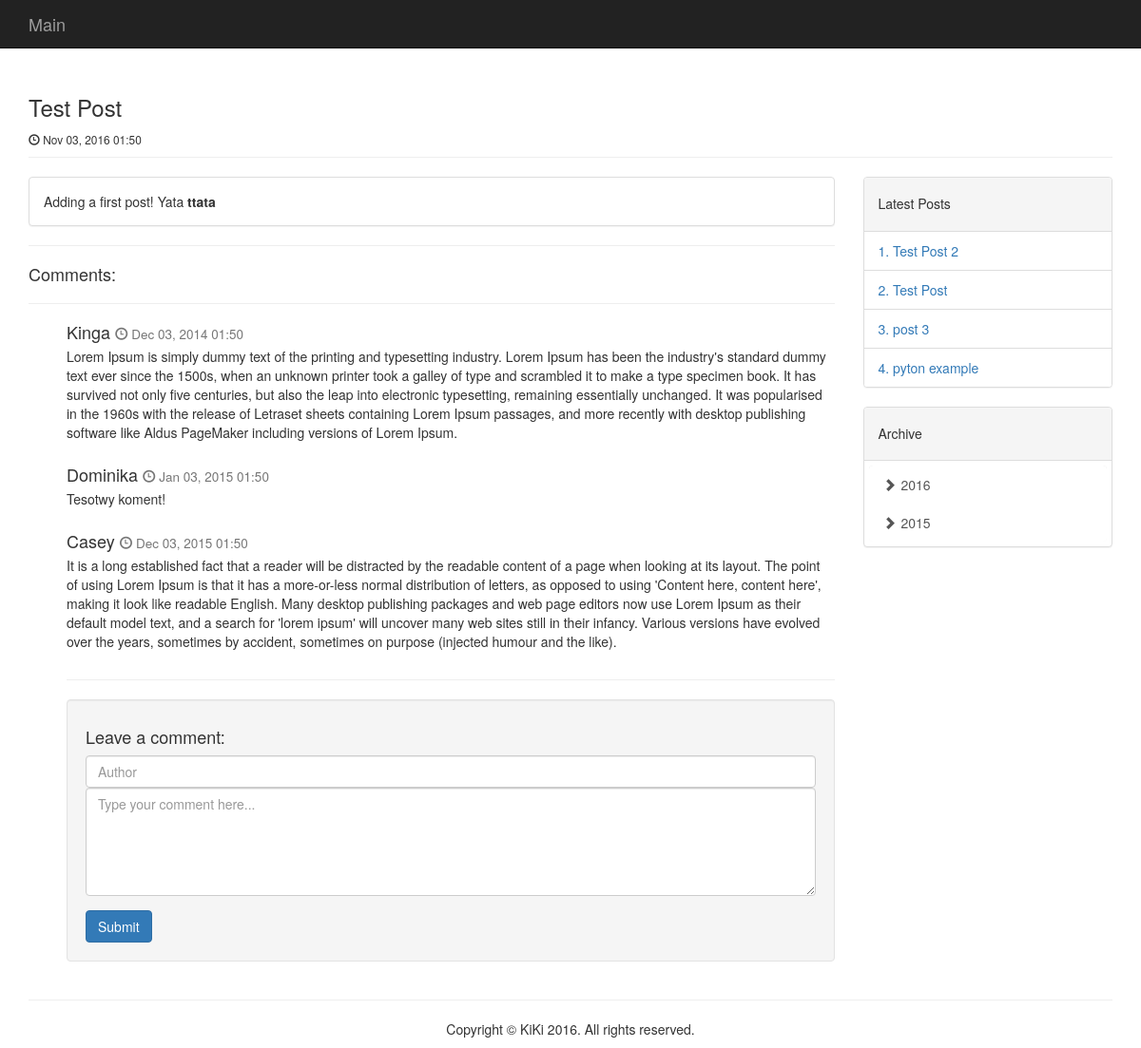
/view_post/1/, run on an earlier commit of the app's database.
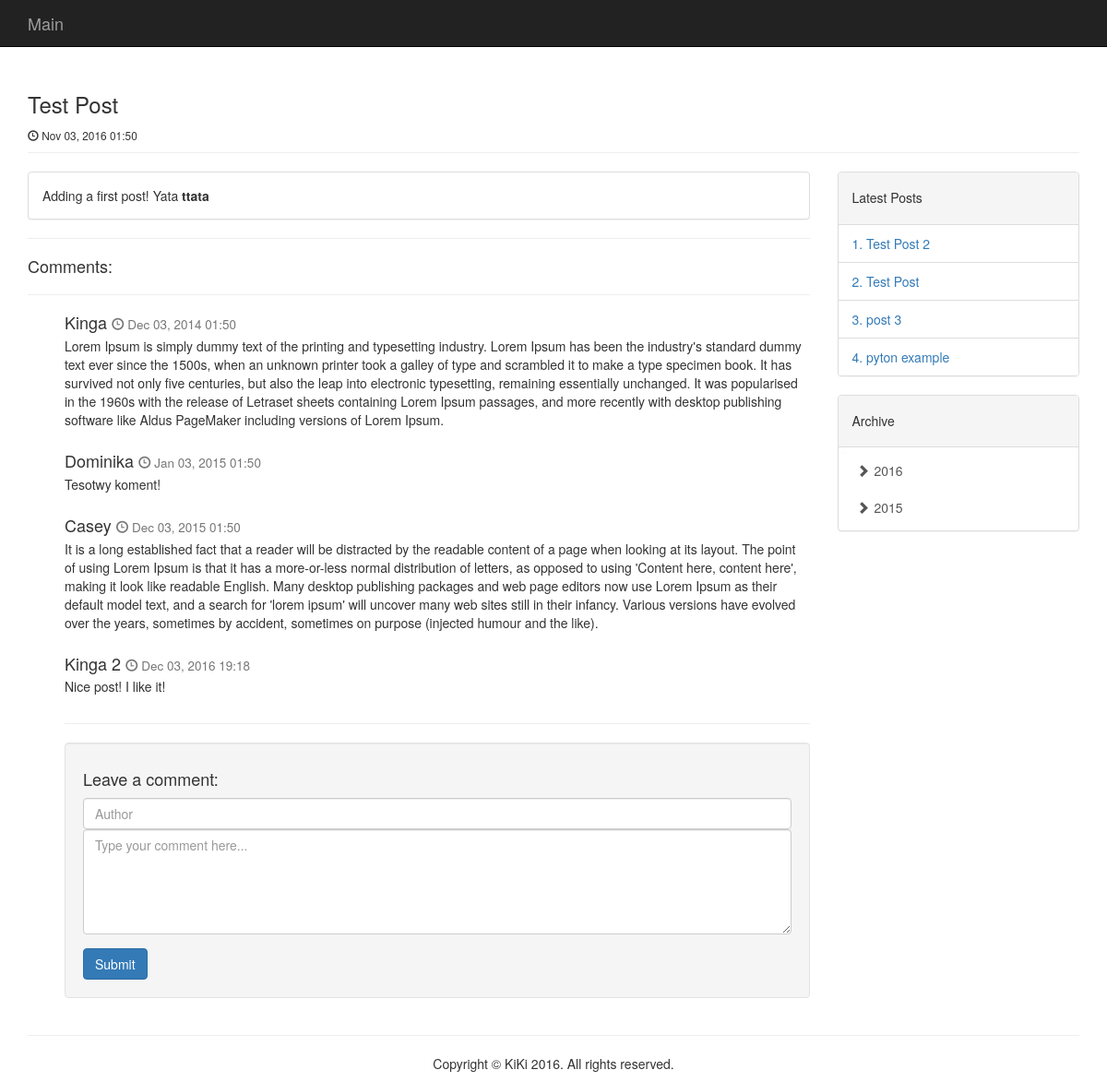
And on a later commit of the database.
### blog_app/models.py (models this page shows, shortened)
class Comment(models.Model):
    post = models.ForeignKey(Post, related_name='comments')
    date_added = models.DateTimeField(auto_now_add=True)
    author = models.CharField(max_length=200)
    text = models.TextField()

class Post(models.Model):
    date_added = models.DateTimeField(auto_now_add=True)
    title = models.CharField(max_length=200)
    text = models.TextField()

### blog_app/views.py (the view)
# urls.py: url(r'^view_post/(?P<post_id>\d+)/$', views.view_post, name='view_post'),
def view_post(request, post_id):
    blog_post = Post.objects.get(id=post_id)
    comments = Comment.objects.filter(post_id=post_id)
    last_posts = get_latest_post()
    archive = get_archive()
    context = {'blog_post': blog_post, 'comments': comments, 'l_posts': last_posts, 'archive_tree': archive}
    return render(request, 'blog_app/view_post.html', context)

### blog_app/static/functions/queries.py (called while the page is built)
def get_latest_post():
    last5posts = Post.objects.defer("text").order_by('-date_added')[:5]
    return last5posts

### blog_app/templates/blog_app/view_post.html (shortened to what this page needs)
{% extends "blog_app/base.html" %}
{% block header%}
<h3>{{blog_post.title}}</h3>
<small><span class="glyphicon glyphicon-time" aria-hidden="true"></span> {{blog_post.date_added|date:'M d, Y H:i'}}</small>
{% endblock header%}
{% block content %}
<div class="panel panel-default">
    <div class="panel-body">
        {{blog_post.text|safe}}
    </div>
</div>
<hr/>
<h4>Comments:</h4>
<hr/>
<div id="commentsDiv" class="comment-section">
    {% include "blog_app/comments.html" %}
    <hr/>
    <div class="well">
        <h4>Leave a comment:</h4>
        <form id="newComment" method="post" class="form">
            <div class="form-group">
                <input class="form-control" type="text" name="author" placeholder="Author"/>
                <textarea class="form-control" rows="5" name=text placeholder="Type your comment here..."></textarea>
            </div>
            <button id="submitComment" type="submit" class="btn btn-primary">Submit</button>
        </form>
    </div>
</div>
{% endblock content %}

### blog_app/templates/blog_app/comments.html
<div>
    {% for comment in comments %}
    <div class="media">
        <div class="media-body">
            <h4 class="media-heading">
                {{comment.author}}
                <small><span class="glyphicon glyphicon-time" aria-hidden="true"></span> {{comment.date_added|date:'M d, Y H:i'}}</small>
            </h4>
            {{comment.text | linebreaks}}
        </div>
    </div>
    {% empty %}
    <h5>Be first to comment</h5>
    {% endfor %}
</div>

### blog_app/templates/blog_app/latest_posts.html
<div class="panel panel-default">
    <div class="panel-heading">
        <h5>Latest Posts</h5>
    </div>
    <ul class="list-group">
        {% for l_post in l_posts %}
        <li class="list-group-item"><a href="{% url 'blog_app:view_post' l_post.id %}">{{ forloop.counter }}. {{l_post.title}}</a></li>
        {% empty %}
        <li class="list-group-item">
            No posts yet :(
        </li>
        {% endfor %}
    </ul>
</div>

What changed in the data, as far as the page shows it:
added Comment: author "Kinga 2", date_added "Dec 03, 2016 19:18", text "Nice post! I like it!"
